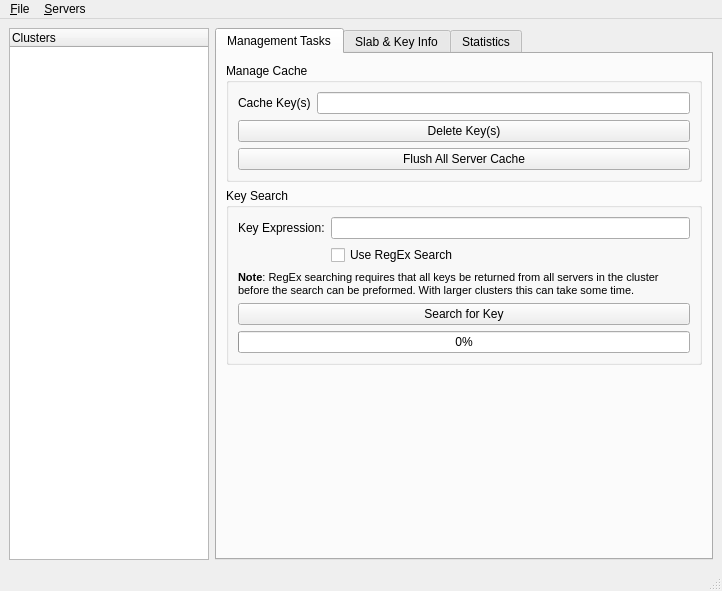
<ui version="4.0" >
 <class>MainWindow</class>
 <widget class="QMainWindow" name="MainWindow" >
  <property name="geometry" >
   <rect>
    <x>0</x>
    <y>0</y>
    <width>722</width>
    <height>591</height>
   </rect>
  </property>
  <property name="contextMenuPolicy" >
   <enum>Qt::CustomContextMenu</enum>
  </property>
  <property name="windowTitle" >
   <string>Memcached Manager</string>
  </property>
  <property name="windowIcon" >
   <iconset>
    <normaloff>Icons/Globe.png</normaloff>Icons/Globe.png</iconset>
  </property>
  <property name="styleSheet" >
   <string notr="true" />
  </property>
  <widget class="QWidget" name="centralwidget" >
   <layout class="QHBoxLayout" name="horizontalLayout_5" >
    <item>
     <widget class="QTreeWidget" name="treeCluster" >
      <property name="sizePolicy" >
       <sizepolicy vsizetype="Expanding" hsizetype="MinimumExpanding" >
        <horstretch>0</horstretch>
        <verstretch>0</verstretch>
       </sizepolicy>
      </property>
      <property name="minimumSize" >
       <size>
        <width>150</width>
        <height>0</height>
       </size>
      </property>
      <property name="maximumSize" >
       <size>
        <width>200</width>
        <height>16777215</height>
       </size>
      </property>
      <property name="contextMenuPolicy" >
       <enum>Qt::DefaultContextMenu</enum>
      </property>
      <column>
       <property name="text" >
        <string>Clusters</string>
       </property>
      </column>
     </widget>
    </item>
    <item>
     <widget class="QTabWidget" name="tabsMain" >
      <property name="minimumSize" >
       <size>
        <width>325</width>
        <height>0</height>
       </size>
      </property>
      <property name="toolTip" >
       <string/>
      </property>
      <property name="currentIndex" >
       <number>0</number>
      </property>
      <widget class="QWidget" name="MTasks" >
       <attribute name="title" >
        <string>Management Tasks</string>
       </attribute>
       <attribute name="toolTip" >
        <string>Cluster Management Tasks</string>
       </attribute>
       <layout class="QVBoxLayout" name="verticalLayout_2" >
        <item>
         <widget class="QGroupBox" name="gbClearKey" >
          <property name="title" >
           <string>Manage Cache</string>
          </property>
          <property name="flat" >
           <bool>false</bool>
          </property>
          <layout class="QVBoxLayout" name="verticalLayout_7" >
           <item>
            <layout class="QHBoxLayout" name="horizontalLayout_7" >
             <item>
              <widget class="QLabel" name="lblCacheKeys" >
               <property name="text" >
                <string>Cache Key(s)</string>
               </property>
              </widget>
             </item>
             <item>
              <widget class="QLineEdit" name="txtCacheKeys" >
               <property name="toolTip" >
                <string>Seperate Keys with ';'</string>
               </property>
              </widget>
             </item>
            </layout>
           </item>
           <item>
            <widget class="QPushButton" name="btnCacheKeys" >
             <property name="text" >
              <string>Delete Key(s)</string>
             </property>
            </widget>
           </item>
           <item>
            <widget class="QPushButton" name="btnFlushCache" >
             <property name="toolTip" >
              <string>Flush Keys from All Servers in Cluster</string>
             </property>
             <property name="text" >
              <string>Flush All Server Cache</string>
             </property>
            </widget>
           </item>
          </layout>
         </widget>
        </item>
        <item>
         <widget class="QGroupBox" name="gbKeySearch" >
          <property name="title" >
           <string>Key Search</string>
          </property>
          <layout class="QVBoxLayout" name="verticalLayout_8" >
           <item>
            <layout class="QGridLayout" name="gridLayout" >
             <item row="0" column="0" >
              <widget class="QLabel" name="lblKeySearch" >
               <property name="text" >
                <string>Key Expression:</string>
               </property>
              </widget>
             </item>
             <item row="0" column="1" >
              <widget class="QLineEdit" name="txtSearchKey" />
             </item>
             <item row="1" column="1" >
              <widget class="QCheckBox" name="cbRegEx" >
               <property name="text" >
                <string>Use RegEx Search</string>
               </property>
              </widget>
             </item>
            </layout>
           </item>
           <item>
            <widget class="QLabel" name="lblRegExWarning" >
             <property name="text" >
              <string>&lt;!DOCTYPE HTML PUBLIC "-//W3C//DTD HTML 4.0//EN" "http://www.w3.org/TR/REC-html40/strict.dtd">
&lt;html>&lt;head>&lt;meta name="qrichtext" content="1" />&lt;style type="text/css">
p, li { white-space: pre-wrap; }
&lt;/style>&lt;/head>&lt;body style=" font-family:'Sans Serif'; font-size:9pt; font-weight:400; font-style:normal;">
&lt;p style=" margin-top:0px; margin-bottom:0px; margin-left:0px; margin-right:0px; -qt-block-indent:0; text-indent:0px;">&lt;span style=" font-size:8pt; font-weight:600;">Note&lt;/span>&lt;span style=" font-size:8pt;">: RegEx searching requires that all keys be returned from all servers in the cluster before the search can be preformed. With larger clusters this can take some time.&lt;/span>&lt;/p>&lt;/body>&lt;/html></string>
             </property>
             <property name="wordWrap" >
              <bool>true</bool>
             </property>
            </widget>
           </item>
           <item>
            <widget class="QPushButton" name="btnKeySearch" >
             <property name="text" >
              <string>Search for Key</string>
             </property>
            </widget>
           </item>
           <item>
            <widget class="QProgressBar" name="pbKeySearch" >
             <property name="value" >
              <number>0</number>
             </property>
            </widget>
           </item>
          </layout>
         </widget>
        </item>
        <item>
         <spacer name="verticalSpacer" >
          <property name="orientation" >
           <enum>Qt::Vertical</enum>
          </property>
          <property name="sizeHint" stdset="0" >
           <size>
            <width>20</width>
            <height>40</height>
           </size>
          </property>
         </spacer>
        </item>
       </layout>
      </widget>
      <widget class="QWidget" name="SKInfo" >
       <attribute name="title" >
        <string>Slab &amp;&amp; Key Info</string>
       </attribute>
       <attribute name="toolTip" >
        <string>Slabs, Keys, &amp; Values</string>
       </attribute>
      </widget>
      <widget class="QWidget" name="Stats" >
       <attribute name="title" >
        <string>Statistics</string>
       </attribute>
       <attribute name="toolTip" >
        <string>Memcached Server Stats</string>
       </attribute>
       <layout class="QVBoxLayout" name="verticalLayout_4" >
        <item>
         <widget class="QTabWidget" name="tabsStats" >
          <property name="currentIndex" >
           <number>0</number>
          </property>
          <widget class="QWidget" name="CacheInfo" >
           <attribute name="title" >
            <string>Cache Info</string>
           </attribute>
           <layout class="QHBoxLayout" name="horizontalLayout_4" >
            <item>
             <widget class="QScrollArea" name="scrollArea_2" >
              <property name="frameShape" >
               <enum>QFrame::StyledPanel</enum>
              </property>
              <property name="frameShadow" >
               <enum>QFrame::Sunken</enum>
              </property>
              <property name="widgetResizable" >
               <bool>true</bool>
              </property>
              <widget class="QWidget" name="scrollAreaWidgetContents_2" >
               <property name="geometry" >
                <rect>
                 <x>0</x>
                 <y>0</y>
                 <width>371</width>
                 <height>620</height>
                </rect>
               </property>
               <layout class="QVBoxLayout" name="verticalLayout_3" >
                <item>
                 <widget class="QGroupBox" name="gbTotals" >
                  <property name="title" >
                   <string>Totals</string>
                  </property>
                  <layout class="QGridLayout" name="gridLayout_3" >
                   <item row="1" column="0" >
                    <widget class="QLabel" name="lblCurrentItemsTxt" >
                     <property name="text" >
                      <string>Current Items:</string>
                     </property>
                    </widget>
                   </item>
                   <item row="1" column="1" >
                    <widget class="QLabel" name="lblCurrentItems" >
                     <property name="text" >
                      <string>n/a</string>
                     </property>
                    </widget>
                   </item>
                   <item row="4" column="0" >
                    <widget class="QLabel" name="lblHitsTxt" >
                     <property name="text" >
                      <string>Hits:</string>
                     </property>
                    </widget>
                   </item>
                   <item row="4" column="1" >
                    <widget class="QLabel" name="lblHits" >
                     <property name="text" >
                      <string>n/a</string>
                     </property>
                    </widget>
                   </item>
                   <item row="5" column="0" >
                    <widget class="QLabel" name="lblMissesTxt" >
                     <property name="text" >
                      <string>Misses:</string>
                     </property>
                    </widget>
                   </item>
                   <item row="5" column="1" >
                    <widget class="QLabel" name="lblMisses" >
                     <property name="text" >
                      <string>n/a</string>
                     </property>
                    </widget>
                   </item>
                   <item row="9" column="0" >
                    <widget class="QLabel" name="lblFreeTxt" >
                     <property name="text" >
                      <string>Free Space:</string>
                     </property>
                    </widget>
                   </item>
                   <item row="9" column="1" >
                    <widget class="QLabel" name="lblFree" >
                     <property name="text" >
                      <string>n/a</string>
                     </property>
                    </widget>
                   </item>
                   <item row="10" column="0" >
                    <widget class="QLabel" name="lblUsedTxt" >
                     <property name="text" >
                      <string>Used Space:</string>
                     </property>
                    </widget>
                   </item>
                   <item row="10" column="1" >
                    <widget class="QLabel" name="lblUsed" >
                     <property name="text" >
                      <string>n/a</string>
                     </property>
                    </widget>
                   </item>
                   <item row="0" column="0" >
                    <widget class="QLabel" name="lblItemsTxt" >
                     <property name="text" >
                      <string>All Time Items:</string>
                     </property>
                    </widget>
                   </item>
                   <item row="0" column="1" >
                    <widget class="QLabel" name="lblItems" >
                     <property name="text" >
                      <string>n/a</string>
                     </property>
                    </widget>
                   </item>
                   <item row="2" column="0" >
                    <widget class="QLabel" name="lblConnectionsTxt" >
                     <property name="text" >
                      <string>All Time Connections:</string>
                     </property>
                    </widget>
                   </item>
                   <item row="2" column="1" >
                    <widget class="QLabel" name="lblConnections" >
                     <property name="text" >
                      <string>n/a</string>
                     </property>
                    </widget>
                   </item>
                   <item row="3" column="0" >
                    <widget class="QLabel" name="lblCurrentConnectionsTxt" >
                     <property name="text" >
                      <string>Current Connections:</string>
                     </property>
                    </widget>
                   </item>
                   <item row="3" column="1" >
                    <widget class="QLabel" name="lblCurrentConnections" >
                     <property name="text" >
                      <string>n/a</string>
                     </property>
                    </widget>
                   </item>
                   <item row="6" column="0" >
                    <widget class="QLabel" name="lblGetsTxt" >
                     <property name="text" >
                      <string>Gets:</string>
                     </property>
                    </widget>
                   </item>
                   <item row="6" column="1" >
                    <widget class="QLabel" name="lblGets" >
                     <property name="text" >
                      <string>n/a</string>
                     </property>
                    </widget>
                   </item>
                   <item row="7" column="0" >
                    <widget class="QLabel" name="lblSetsTxt" >
                     <property name="text" >
                      <string>Sets:</string>
                     </property>
                    </widget>
                   </item>
                   <item row="7" column="1" >
                    <widget class="QLabel" name="lblSets" >
                     <property name="text" >
                      <string>n/a</string>
                     </property>
                    </widget>
                   </item>
                   <item row="8" column="0" >
                    <widget class="QLabel" name="lblSpaceTxt" >
                     <property name="text" >
                      <string>Space:</string>
                     </property>
                    </widget>
                   </item>
                   <item row="8" column="1" >
                    <widget class="QLabel" name="lblSpace" >
                     <property name="text" >
                      <string>n/a</string>
                     </property>
                    </widget>
                   </item>
                  </layout>
                 </widget>
                </item>
                <item>
                 <widget class="QGroupBox" name="gbRates" >
                  <property name="title" >
                   <string>Cache Rates</string>
                  </property>
                  <layout class="QGridLayout" name="gridLayout_4" >
                   <item row="5" column="0" >
                    <widget class="QLabel" name="lblRequestRateTxt" >
                     <property name="text" >
                      <string>Request Rate:</string>
                     </property>
                    </widget>
                   </item>
                   <item row="5" column="1" >
                    <widget class="QLabel" name="lblRequestRate" >
                     <property name="text" >
                      <string>n/a</string>
                     </property>
                    </widget>
                   </item>
                   <item row="9" column="0" >
                    <widget class="QLabel" name="lblHitRateTxt" >
                     <property name="text" >
                      <string>Hit Rate:</string>
                     </property>
                    </widget>
                   </item>
                   <item row="9" column="1" >
                    <widget class="QLabel" name="lblHitRate" >
                     <property name="text" >
                      <string>n/a</string>
                     </property>
                    </widget>
                   </item>
                   <item row="11" column="0" >
                    <widget class="QLabel" name="lblMissRateTxt" >
                     <property name="text" >
                      <string>Miss Rate:</string>
                     </property>
                    </widget>
                   </item>
                   <item row="11" column="1" >
                    <widget class="QLabel" name="lblMissRate" >
                     <property name="text" >
                      <string>n/a</string>
                     </property>
                    </widget>
                   </item>
                   <item row="15" column="0" >
                    <widget class="QLabel" name="lblSetRateTxt" >
                     <property name="text" >
                      <string>Set Rate:</string>
                     </property>
                    </widget>
                   </item>
                   <item row="13" column="0" >
                    <widget class="QLabel" name="lblGetRateTxt" >
                     <property name="text" >
                      <string>Get Rate:</string>
                     </property>
                    </widget>
                   </item>
                   <item row="15" column="1" >
                    <widget class="QLabel" name="lblSetRate" >
                     <property name="text" >
                      <string>n/a</string>
                     </property>
                    </widget>
                   </item>
                   <item row="13" column="1" >
                    <widget class="QLabel" name="lblGetRate" >
                     <property name="text" >
                      <string>n/a</string>
                     </property>
                    </widget>
                   </item>
                   <item row="0" column="0" >
                    <widget class="QLabel" name="lblRequestRateAvgTxt" >
                     <property name="text" >
                      <string>Avg. Request Rate:</string>
                     </property>
                    </widget>
                   </item>
                   <item row="0" column="1" >
                    <widget class="QLabel" name="lblRequestRateAvg" >
                     <property name="text" >
                      <string>n/a</string>
                     </property>
                    </widget>
                   </item>
                   <item row="1" column="0" >
                    <widget class="QLabel" name="lblHitRateAvgTxt" >
                     <property name="text" >
                      <string>Avg. Hit Rate:</string>
                     </property>
                    </widget>
                   </item>
                   <item row="1" column="1" >
                    <widget class="QLabel" name="lblHitRateAvg" >
                     <property name="text" >
                      <string>n/a</string>
                     </property>
                    </widget>
                   </item>
                   <item row="2" column="0" >
                    <widget class="QLabel" name="lblMissRateAvgTxt" >
                     <property name="text" >
                      <string>Avg. Miss Rate:</string>
                     </property>
                    </widget>
                   </item>
                   <item row="2" column="1" >
                    <widget class="QLabel" name="lblMissRateAvg" >
                     <property name="text" >
                      <string>n/a</string>
                     </property>
                    </widget>
                   </item>
                   <item row="3" column="0" >
                    <widget class="QLabel" name="lblGetRateAvgTxt" >
                     <property name="text" >
                      <string>Avg. Get Rate:</string>
                     </property>
                    </widget>
                   </item>
                   <item row="3" column="1" >
                    <widget class="QLabel" name="lblGetRateAvg" >
                     <property name="text" >
                      <string>n/a</string>
                     </property>
                    </widget>
                   </item>
                   <item row="4" column="0" >
                    <widget class="QLabel" name="lblSetRateAvgTxt" >
                     <property name="text" >
                      <string>Avg. Set Rate:</string>
                     </property>
                    </widget>
                   </item>
                   <item row="4" column="1" >
                    <widget class="QLabel" name="lblSetRateAvg" >
                     <property name="text" >
                      <string>n/a</string>
                     </property>
                    </widget>
                   </item>
                  </layout>
                 </widget>
                </item>
               </layout>
              </widget>
             </widget>
            </item>
           </layout>
          </widget>
          <widget class="QWidget" name="Diagrams" >
           <attribute name="title" >
            <string>Diagrams</string>
           </attribute>
           <layout class="QHBoxLayout" name="horizontalLayout_3" >
            <item>
             <widget class="QScrollArea" name="scrollArea" >
              <property name="frameShape" >
               <enum>QFrame::StyledPanel</enum>
              </property>
              <property name="widgetResizable" >
               <bool>true</bool>
              </property>
              <widget class="QWidget" name="scrollAreaWidgetContents" >
               <property name="geometry" >
                <rect>
                 <x>0</x>
                 <y>0</y>
                 <width>150</width>
                 <height>91</height>
                </rect>
               </property>
               <layout class="QVBoxLayout" name="verticalLayout" >
                <item>
                 <widget class="QLabel" name="lblCacheUsageGraph" >
                  <property name="text" >
                   <string>Cache Usage</string>
                  </property>
                 </widget>
                </item>
                <item>
                 <widget class="QLabel" name="lblHitsMissesGraph" >
                  <property name="text" >
                   <string>Hits &amp; Misses Graph</string>
                  </property>
                 </widget>
                </item>
                <item>
                 <widget class="QLabel" name="lblGetSetGraph" >
                  <property name="text" >
                   <string>Gets &amp; Set Graph</string>
                  </property>
                 </widget>
                </item>
               </layout>
              </widget>
             </widget>
            </item>
           </layout>
          </widget>
          <widget class="QWidget" name="ServerInfo" >
           <attribute name="title" >
            <string>Server Information</string>
           </attribute>
           <layout class="QHBoxLayout" name="horizontalLayout_6" >
            <item>
             <widget class="QScrollArea" name="saServerInfo" >
              <property name="widgetResizable" >
               <bool>true</bool>
              </property>
              <widget class="QWidget" name="scrollAreaWidgetContents_3" >
               <property name="geometry" >
                <rect>
                 <x>0</x>
                 <y>0</y>
                 <width>201</width>
                 <height>453</height>
                </rect>
               </property>
               <layout class="QVBoxLayout" name="verticalLayout_6" >
                <item>
                 <widget class="QGroupBox" name="gbServerX" >
                  <property name="title" >
                   <string>Server X</string>
                  </property>
                  <layout class="QGridLayout" name="gridLayout_5" >
                   <item row="0" column="0" >
                    <widget class="QLabel" name="lblServerXTotalItemsTxt" >
                     <property name="text" >
                      <string>Total Items:</string>
                     </property>
                    </widget>
                   </item>
                   <item row="0" column="1" >
                    <widget class="QLabel" name="lblServerXTotalItems" >
                     <property name="text" >
                      <string>n/a</string>
                     </property>
                    </widget>
                   </item>
                   <item row="1" column="0" >
                    <widget class="QLabel" name="lblServerXItemsTxt" >
                     <property name="text" >
                      <string>Current Items:</string>
                     </property>
                    </widget>
                   </item>
                   <item row="1" column="1" >
                    <widget class="QLabel" name="lblServerXItems" >
                     <property name="text" >
                      <string>n/a</string>
                     </property>
                    </widget>
                   </item>
                   <item row="2" column="0" >
                    <widget class="QLabel" name="lblServerXTotalConnectionsTxt" >
                     <property name="text" >
                      <string>Total Connections:</string>
                     </property>
                    </widget>
                   </item>
                   <item row="2" column="1" >
                    <widget class="QLabel" name="lblServerXTotalConnections" >
                     <property name="text" >
                      <string>n/a</string>
                     </property>
                    </widget>
                   </item>
                   <item row="3" column="0" >
                    <widget class="QLabel" name="lblServerXConnectionsTxt" >
                     <property name="text" >
                      <string>Connections:</string>
                     </property>
                    </widget>
                   </item>
                   <item row="3" column="1" >
                    <widget class="QLabel" name="lblServerXConnections" >
                     <property name="text" >
                      <string>n/a</string>
                     </property>
                    </widget>
                   </item>
                   <item row="4" column="0" >
                    <widget class="QLabel" name="lblServerXHitsTxt" >
                     <property name="text" >
                      <string>Hits:</string>
                     </property>
                    </widget>
                   </item>
                   <item row="4" column="1" >
                    <widget class="QLabel" name="lblServerXHits" >
                     <property name="text" >
                      <string>n/a</string>
                     </property>
                    </widget>
                   </item>
                   <item row="5" column="0" >
                    <widget class="QLabel" name="lblServerXMissesTxt" >
                     <property name="text" >
                      <string>Misses:</string>
                     </property>
                    </widget>
                   </item>
                   <item row="5" column="1" >
                    <widget class="QLabel" name="lblServerXMisses" >
                     <property name="text" >
                      <string>n/a</string>
                     </property>
                    </widget>
                   </item>
                   <item row="6" column="0" >
                    <widget class="QLabel" name="lblServerXGetsTxt" >
                     <property name="text" >
                      <string>Gets:</string>
                     </property>
                    </widget>
                   </item>
                   <item row="6" column="1" >
                    <widget class="QLabel" name="lblServerXGets" >
                     <property name="text" >
                      <string>n/a</string>
                     </property>
                    </widget>
                   </item>
                   <item row="7" column="0" >
                    <widget class="QLabel" name="lblServerXSetsTxt" >
                     <property name="text" >
                      <string>Sets:</string>
                     </property>
                    </widget>
                   </item>
                   <item row="7" column="1" >
                    <widget class="QLabel" name="lblServerXSets" >
                     <property name="text" >
                      <string>n/a</string>
                     </property>
                    </widget>
                   </item>
                   <item row="8" column="0" >
                    <widget class="QLabel" name="lblServerXTotalSpaceTxt" >
                     <property name="text" >
                      <string>Total Space:</string>
                     </property>
                    </widget>
                   </item>
                   <item row="8" column="1" >
                    <widget class="QLabel" name="lblServerXTotalSpace" >
                     <property name="text" >
                      <string>n/a</string>
                     </property>
                    </widget>
                   </item>
                   <item row="9" column="0" >
                    <widget class="QLabel" name="lblServerXFreeSpaceTxt" >
                     <property name="text" >
                      <string>Free Space:</string>
                     </property>
                    </widget>
                   </item>
                   <item row="9" column="1" >
                    <widget class="QLabel" name="lblServerXFreeSpace" >
                     <property name="text" >
                      <string>n/a</string>
                     </property>
                    </widget>
                   </item>
                   <item row="10" column="0" >
                    <widget class="QLabel" name="lblServerXUsedSpaceTxt" >
                     <property name="text" >
                      <string>Used Space:</string>
                     </property>
                    </widget>
                   </item>
                   <item row="11" column="0" >
                    <widget class="QLabel" name="lblServerXRequestRateTxt" >
                     <property name="text" >
                      <string>Request Rate:</string>
                     </property>
                    </widget>
                   </item>
                   <item row="10" column="1" >
                    <widget class="QLabel" name="lblServerXUsedSpace" >
                     <property name="text" >
                      <string>n/a</string>
                     </property>
                    </widget>
                   </item>
                   <item row="11" column="1" >
                    <widget class="QLabel" name="lblServerXRequestRate" >
                     <property name="text" >
                      <string>n/a</string>
                     </property>
                    </widget>
                   </item>
                   <item row="12" column="0" >
                    <widget class="QLabel" name="lblServerXHitRateTxt" >
                     <property name="text" >
                      <string>Hit Rate:</string>
                     </property>
                    </widget>
                   </item>
                   <item row="13" column="0" >
                    <widget class="QLabel" name="lblServerXMissRateTxt" >
                     <property name="text" >
                      <string>Miss Rate:</string>
                     </property>
                    </widget>
                   </item>
                   <item row="15" column="0" >
                    <widget class="QLabel" name="lblServerXSetRateTxt" >
                     <property name="text" >
                      <string>Set Rate:</string>
                     </property>
                    </widget>
                   </item>
                   <item row="14" column="0" >
                    <widget class="QLabel" name="lblServerXGetRateTxt" >
                     <property name="text" >
                      <string>Get Rate:</string>
                     </property>
                    </widget>
                   </item>
                   <item row="12" column="1" >
                    <widget class="QLabel" name="lblServerXHitRate" >
                     <property name="text" >
                      <string>n/a</string>
                     </property>
                    </widget>
                   </item>
                   <item row="13" column="1" >
                    <widget class="QLabel" name="lblServerXMissRate" >
                     <property name="text" >
                      <string>n/a</string>
                     </property>
                    </widget>
                   </item>
                   <item row="14" column="1" >
                    <widget class="QLabel" name="lblServerXGetRate" >
                     <property name="text" >
                      <string>n/a</string>
                     </property>
                    </widget>
                   </item>
                   <item row="15" column="1" >
                    <widget class="QLabel" name="lblServerXSetRate" >
                     <property name="text" >
                      <string>n/a</string>
                     </property>
                    </widget>
                   </item>
                  </layout>
                 </widget>
                </item>
               </layout>
              </widget>
             </widget>
            </item>
           </layout>
          </widget>
         </widget>
        </item>
        <item>
         <layout class="QHBoxLayout" name="horizontalLayout_2" >
          <item>
           <widget class="QPushButton" name="btnRefresh" >
            <property name="text" >
             <string>Refresh Stats</string>
            </property>
           </widget>
          </item>
          <item>
           <widget class="QPushButton" name="btnWatch" >
            <property name="text" >
             <string>Watch Live Stats</string>
            </property>
           </widget>
          </item>
         </layout>
        </item>
        <item>
         <widget class="QProgressBar" name="pbStats" >
          <property name="value" >
           <number>0</number>
          </property>
          <property name="alignment" >
           <set>Qt::AlignCenter</set>
          </property>
         </widget>
        </item>
       </layout>
      </widget>
     </widget>
    </item>
   </layout>
  </widget>
  <widget class="QMenuBar" name="menubar" >
   <property name="geometry" >
    <rect>
     <x>0</x>
     <y>0</y>
     <width>722</width>
     <height>22</height>
    </rect>
   </property>
   <widget class="QMenu" name="menuFile" >
    <property name="title" >
     <string>&amp;File</string>
    </property>
    <addaction name="actionPreferences" />
    <addaction name="separator" />
    <addaction name="actionSave" />
    <addaction name="actionQuit" />
   </widget>
   <widget class="QMenu" name="menu_Servers" >
    <property name="title" >
     <string>&amp;Servers</string>
    </property>
    <addaction name="actionAddClusterServer" />
    <addaction name="separator" />
   </widget>
   <addaction name="menuFile" />
   <addaction name="menu_Servers" />
  </widget>
  <widget class="QStatusBar" name="statusbar" />
  <action name="actionAddClusterServer" >
   <property name="icon" >
    <iconset>
     <normaloff>Icons/Add.png</normaloff>Icons/Add.png</iconset>
   </property>
   <property name="text" >
    <string>&amp;Add Cluster and/or Server</string>
   </property>
  </action>
  <action name="actionSave" >
   <property name="text" >
    <string>Sa&amp;ve</string>
   </property>
  </action>
  <action name="actionQuit" >
   <property name="text" >
    <string>&amp;Quit</string>
   </property>
  </action>
  <action name="actionAddCluster" >
   <property name="icon" >
    <iconset>
     <normaloff>Icons/Add.png</normaloff>Icons/Add.png</iconset>
   </property>
   <property name="text" >
    <string>Add &amp;Cluster</string>
   </property>
  </action>
  <action name="actionTest_Sub_Item" >
   <property name="text" >
    <string>Test Sub Item</string>
   </property>
  </action>
  <action name="actionPreferences" >
   <property name="text" >
    <string>&amp;Preferences</string>
   </property>
   <property name="iconText" >
    <string>&amp;Preferences</string>
   </property>
   <property name="toolTip" >
    <string>&amp;Preferences</string>
   </property>
  </action>
 </widget>
 <resources/>
 <connections>
  <connection>
   <sender>actionQuit</sender>
   <signal>activated()</signal>
   <receiver>MainWindow</receiver>
   <slot>close()</slot>
   <hints>
    <hint type="sourcelabel" >
     <x>-1</x>
     <y>-1</y>
    </hint>
    <hint type="destinationlabel" >
     <x>295</x>
     <y>212</y>
    </hint>
   </hints>
  </connection>
 </connections>
</ui>
